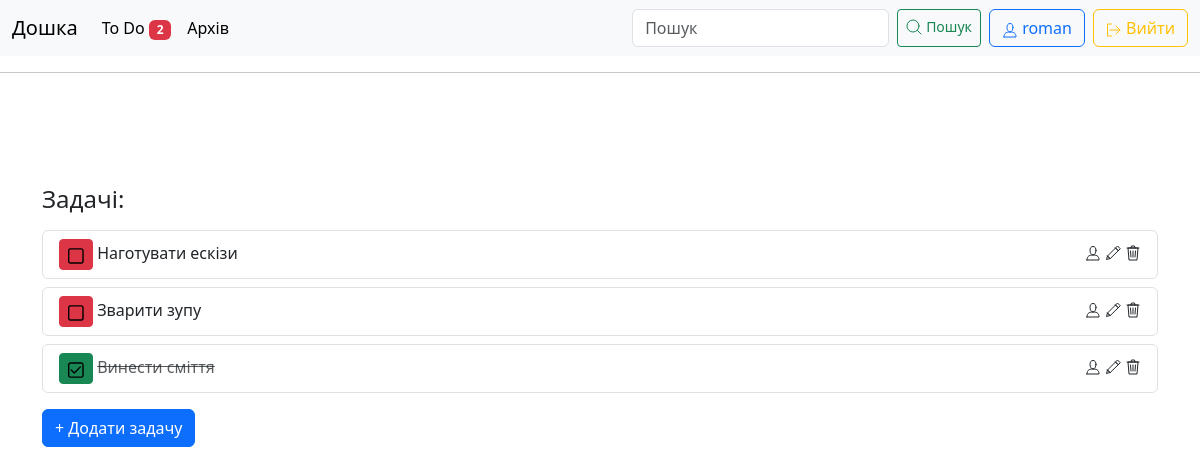
Page /todo (signed in) on the committed database.
### bord/models.py (models this page shows, shortened)
class Task (models.Model):
    user = models.ManyToManyField(User, related_name='task')
    text = models.TextField()
    date_added = models.DateTimeField(auto_now_add=True)
    done = models.BooleanField(default=False)
    def users(self):
        users = '<br>'.join([user.username for user in self.user.all()])
        return users

### bord/views.py (the view)
# urls.py: path('todo', views.todo, name='todo'),
def todo(request):
    user = request.user
    tasks = Task.objects.filter(user=user).order_by('done', '-date_added')
    context = {'tasks': tasks}
    return render(request, 'bord/todo.html', context)

### bord/templatetags/todo_templatetags.py (called while the page is built)
@register.filter
def unfinished_tasks_count(user):
    if user.is_authenticated:
        return Task.objects.filter(user=user, done=False).count()
    return 0

### bord/templates/bord/todo.html (shortened to what this page needs)
{% extends "bord/base.html" %}
{% block content %}
 <h4 class="mt-5">Задачі:</h4>
    {% for task in tasks %}
        <ul class="list-group">
          <li class="list-group-item mt-2" aria-current="true">
            <div class="d-flex w-100 justify-content-between">
                {% if task.done %}
                    <div>
                      <a class="btn btn-success btn-sm" href="{% url 'bord:check_task' task.id %}"><svg class="bi" width="16" height="16"><use xlink:href="#done"></use></svg></a>
                      <del class="text-muted">{{ task.text }}</del>
                    </div>
                {% else %}
                    <div>
                      <a class="btn btn-danger btn-sm" href="{% url 'bord:check_task' task.id %}"><svg class="bi" width="16" height="16"><use xlink:href="#empty"></use></svg></a>
                      {{ task.text }}
                    </div>
                {% endif %}
                <div>
                    <span data-toggle="popover" data-bs-trigger="hover focus" data-placement="top" data-bs-html="true" title="{{ task.users }}" data-bs-content="">
                        <svg class="bi" width="16" height="16"><use xlink:href="#i-user"></use></svg>
                    </span>
                    <a href="{% url 'bord:edit_task' task.id %}"><svg class="bi" width="16" height="16"><use xlink:href="#i-edit"></use></svg></a>
                    <svg class="bi" width="16" height="16" data-bs-toggle="modal" data-bs-target="#deleteTaskModal{{ task.id }}"><use xlink:href="#i-trash"></use></svg>
                </div>
            </div>
          </li>
        </ul>
        {% empty %}
        <p>Нема задач</p>
    {% endfor %}
    <a class="btn btn-primary mt-3" href="{% url 'bord:new_task' %}">+ Додати задачу</a>
{% endblock content %}

### bord/templates/bord/navbar.html (shortened to what this page needs)
{% load todo_templatetags %}
<nav class="navbar navbar-expand-lg bg-body-tertiary">
  <div class="container-fluid">
    <a class="navbar-brand" href="{% url 'bord:index' %}">Дошка</a>
    <div class="collapse navbar-collapse" id="navbarSupportedContent">
      <ul class="navbar-nav me-auto mb-2 mb-lg-0">
        <li class="nav-item">
            <a class="nav-link active position-relative" aria-current="page" href="{% url 'bord:todo' %}">
                To Do
                <span class="badge bg-danger">
                {{ request.user|unfinished_tasks_count }}
                </span>
            </a>
        </li>
        <li class="nav-item">
          <a class="nav-link active" aria-current="page" href="{% url 'bord:archive' %}">Архів</a>
        </li>
      </ul>
      <form class="d-flex" role="search" id="search-form" method="get" action="{% url 'bord:search' %}">
        <input class="form-control me-2" type="text" placeholder="Пошук" aria-label="Search" name="query">
        <button class="btn btn-sm btn-outline-success me-2" type="submit">
          <span class="d-inline-flex align-items-center">
            <svg class="bi" width="16" height="16"><use xlink:href="#i-search"></use></svg>
            <span class="ms-1">Пошук</span>
          </span>
        </button>
      </form>
        <ul class="navbar-nav ml-auto">
            {% if user.is_authenticated %}
                <li class="nav-item">
                    <a class="btn btn-outline-primary me-2"><svg class="bi" width="16" height="16"><use xlink:href="#i-user"></use></svg> {{ user.username }}</a>
                </li>
                <li class="nav-item">
                    <a class="btn btn-outline-warning" href="{% url 'users:logout' %}"><svg class="bi" width="16" height="16"><use xlink:href="#i-signout"></use></svg> Вийти</a>
                </li>
            {% endif %}
        </ul>
    </div>
  </div>
</nav>
<hr>

### bord/templates/bord/base.html (style rules this page uses)
html, body, header, .carousel { height: 60vh; }
a { color: inherit; text-decoration: none; }

### rows in the picture
Task: text "Наготувати ескізи"
Task: text "Зварити зупу"
Task: text "Винести сміття"

### other values in the picture
{{ request.user|unfinished_tasks_count }} "2"
{{ user.username }} "roman"
